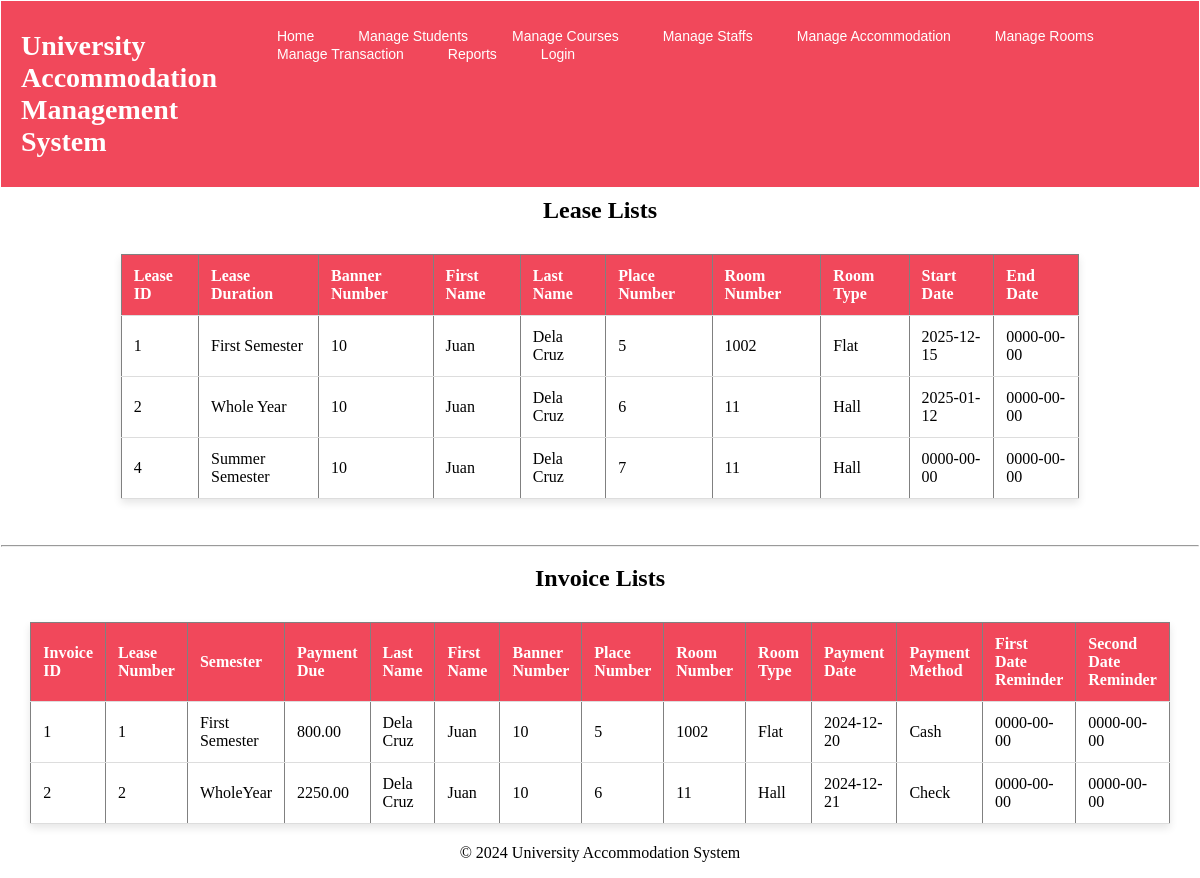
The page /pages/list_ls_invc.php on the database its author committed.
### tables this page shows
CREATE TABLE `leases` (
  `lease_number` int(11) NOT NULL,
  `lease_duration` varchar(30) DEFAULT NULL,
  `banner_number` int(11) DEFAULT NULL,
  `place_number` int(11) DEFAULT NULL,
  `start_date` date DEFAULT NULL,
  `end_date` date DEFAULT NULL
);

CREATE TABLE `students` (
  `banner_number` int(11) NOT NULL,
  `first_name` varchar(50) DEFAULT NULL,
  `last_name` varchar(50) DEFAULT NULL,
  `category` varchar(50) DEFAULT NULL,
  `special_needs` text DEFAULT NULL,
  `additional_comments` text DEFAULT NULL,
  `current_status` enum('Placed','Waiting') DEFAULT NULL,
  `major` varchar(50) DEFAULT NULL,
  `minor` varchar(50) DEFAULT NULL,
  `adviser_id` int(11) DEFAULT NULL,
  `course_number` int(11) NOT NULL
);

CREATE TABLE `rooms` (
  `place_number` int(11) NOT NULL,
  `room_number` varchar(10) DEFAULT NULL,
  `monthly_rent` decimal(10,2) DEFAULT NULL,
  `room_type` enum('Hall','Flat') DEFAULT NULL,
  `hall_id` int(11) DEFAULT NULL,
  `flat_id` int(11) DEFAULT NULL
);

CREATE TABLE `invoices` (
  `invoice_number` int(11) NOT NULL,
  `lease_number` int(11) NOT NULL,
  `semester` varchar(30) DEFAULT NULL,
  `payment_due` decimal(10,2) DEFAULT NULL,
  `banner_number` int(11) DEFAULT NULL,
  `place_number` int(11) DEFAULT NULL,
  `payment_date` date DEFAULT NULL,
  `payment_method` varchar(20) DEFAULT NULL,
  `first_date_reminder` date DEFAULT NULL,
  `second_date_reminder` date DEFAULT NULL
);

### pages/list_ls_invc.php (the view, shortened to what this page needs)
<?php
include '../includes/db_connect.php';
include '../includes/header.php';
?>
<!DOCTYPE html>
<html lang="en">
<head>
    <link rel="stylesheet" href="assets/styles.css">
</head>
<body>
<h2>Lease Lists</h2>
<table border="1">
    <tr>
        <th>Lease ID</th>
        <th>Lease Duration</th>
        <th>Banner Number</th>
        <th>First Name</th>
        <th>Last Name</th>
        <th>Place Number</th>
        <th>Room Number</th>
        <th>Room Type</th>
        <th>Start Date</th>
        <th>End Date</th>
    </tr>
    <?php
    $sql_ls = "SELECT l.lease_number, l.lease_duration, s.banner_number AS student_id,
    s.first_name AS fname, s.last_name AS lname, r.place_number AS placeNum,
    r.room_number AS roomNum, r.room_type AS rType, l.start_date, l.end_date FROM ((leases l
    JOIN students s ON l.banner_number = s.banner_number)
    JOIN rooms r ON l.place_number = r.place_number)";
    $result_ls = $conn->query($sql_ls);
    if ($result_ls->num_rows > 0) {
        while ($row = $result_ls->fetch_assoc()) {
            echo "<tr>
                    <td>" . $row['lease_number'] . "</td>
                    <td>" . $row['lease_duration'] . "</td>
                    <td>" . $row['student_id'] . "</td>
                    <td>" . $row['fname'] . "</td>
                    <td>" . $row['lname'] . "</td>
                    <td>" . $row['placeNum'] . "</td>
                    <td>" . $row['roomNum'] . "</td>
                    <td>" . $row['rType'] . "</td>
                    <td>" . $row['start_date'] . "</td>
                    <td>" . $row['end_date'] . "</td>
                </tr>";
        }
    } else {
        echo "<tr><td colspan='6'>No leases found</td></tr>";
    }
    ?>
</table>
<br><hr>
<h2>Invoice Lists</h2>
<table border="1">
    <tr>
        <th>Invoice ID</th>
        <th>Lease Number</th>
        <th>Semester</th>
        <th>Payment Due</th>
        <th>Last Name</th>
        <th>First Name</th>
        <th>Banner Number</th>
        <th>Place Number</th>
        <th>Room Number</th>
        <th>Room Type</th>
        <th>Payment Date</th>
        <th>Payment Method</th>
        <th>First Date Reminder</th>
        <th>Second Date Reminder</th>
    </tr>
    <?php
    $sql_invc = "SELECT i.invoice_number, l.lease_number AS leaseNum, i.semester,
    i.payment_due, s.last_name AS lname, s.first_name AS fname, s.banner_number AS bannerNum,
    r.place_number AS placeNum, r.room_number AS roomNum, r.room_type AS rType, i.payment_date,
    i.payment_method, i.first_date_reminder, i.second_date_reminder
    FROM (((invoices i JOIN leases l ON i.lease_number = l.lease_number)
    JOIN students s ON i.banner_number = s.banner_number)
    JOIN rooms r ON i.place_number = r.place_number)";
    $result_invc = $conn->query($sql_invc);
    if ($result_invc->num_rows > 0) {
        while ($row = $result_invc->fetch_assoc()) {
            echo "<tr>
                    <td>" . $row['invoice_number'] . "</td>
                    <td>" . $row['leaseNum'] . "</td>
                    <td>" . $row['semester'] . "</td>
                    <td>" . $row['payment_due'] . "</td>
                    <td>" . $row['lname'] . "</td>
                    <td>" . $row['fname'] . "</td>
                    <td>" . $row['bannerNum'] . "</td>
                    <td>" . $row['placeNum'] . "</td>
                    <td>" . $row['roomNum'] . "</td>
                    <td>" . $row['rType'] . "</td>
                    <td>" . $row['payment_date'] . "</td>
                    <td>" . $row['payment_method'] . "</td>
                    <td>" . $row['first_date_reminder'] . "</td>
                    <td>" . $row['second_date_reminder'] . "</td>
                </tr>";
        }
    } else {
        echo "<tr><td colspan='13'>No invoices found</td></tr>";
    }
    ?>
</table>
<?php include '../includes/footer.php'; ?>
</body>
</html>

### assets/styles.css (style rules this page uses)
body { margin: 1px; }
h3, h2, h4 { margin: 0; padding: 10px 20px; color: white; font-weight: bold; text-align: center; color: black; }
table { width: 80%; margin: 20px auto; border-collapse: collapse; background-color: white; box-shadow: 0 4px 8px rgba(0, 0, 0, 0.1); }
th, td { padding: 12px; text-align: left; border-bottom: 1px solid #ddd; }
th { background-color: #f1485b; color: white; }

### rows shown on the page
leases: lease_number "1", lease_duration "First Semester", banner_number.banner_number "10", banner_number.first_name "Juan", banner_number.last_name "Dela Cruz", place_number.place_number "5", place_number.room_number "1002", place_number.room_type "Flat", start_date "2025-12-15", end_date "0000-00-00"
leases: lease_number "2", lease_duration "Whole Year", banner_number.banner_number "10", banner_number.first_name "Juan", banner_number.last_name "Dela Cruz", place_number.place_number "6", place_number.room_number "11", place_number.room_type "Hall", start_date "2025-01-12", end_date "0000-00-00"
leases: lease_number "4", lease_duration "Summer Semester", banner_number.banner_number "10", banner_number.first_name "Juan", banner_number.last_name "Dela Cruz", place_number.place_number "7", place_number.room_number "11", place_number.room_type "Hall", start_date "0000-00-00", end_date "0000-00-00"
invoices: invoice_number "1", lease_number.lease_number "1", semester "First Semester", payment_due "800.00", banner_number.last_name "Dela Cruz", banner_number.first_name "Juan", banner_number.banner_number "10", place_number.place_number "5", place_number.room_number "1002", place_number.room_type "Flat", payment_date "2024-12-20", payment_method "Cash", first_date_reminder "0000-00-00", second_date_reminder "0000-00-00"
invoices: invoice_number "2", lease_number.lease_number "2", semester "WholeYear", payment_due "2250.00", banner_number.last_name "Dela Cruz", banner_number.first_name "Juan", banner_number.banner_number "10", place_number.place_number "6", place_number.room_number "11", place_number.room_type "Hall", payment_date "2024-12-21", payment_method "Check", first_date_reminder "0000-00-00", second_date_reminder "0000-00-00"
